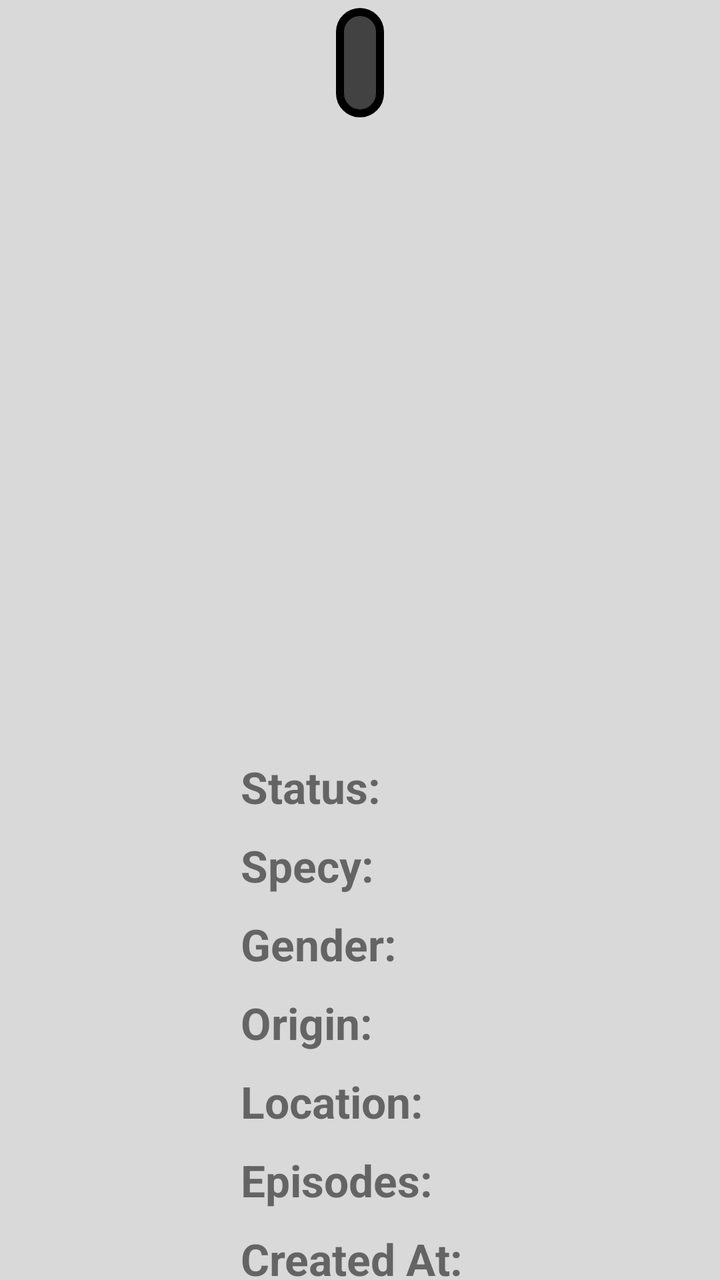
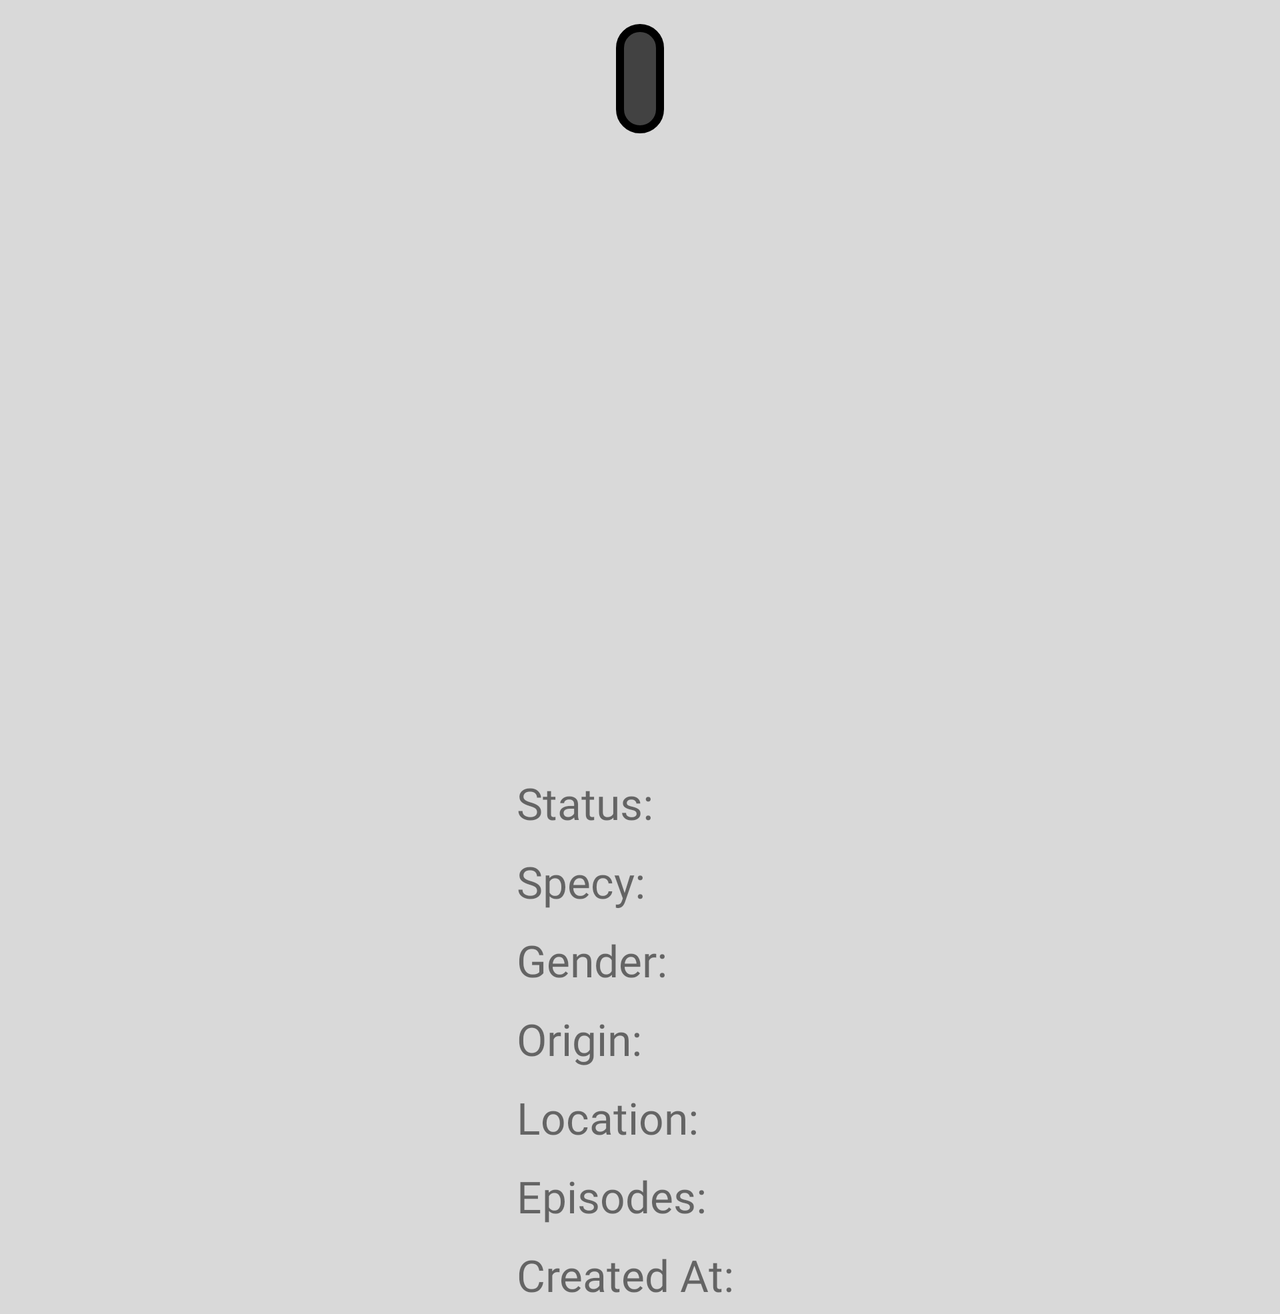

Two renders of one Android screen. The first uses the default layout on a phone; the second uses the alternative layout the repository ships for a different screen configuration, on a matching device. The two XML files are below.
<!-- AndroidManifest.xml: application theme Theme.RickAndMorty -->
<!-- res/layout/fragment_detail.xml -->
<?xml version="1.0" encoding="utf-8"?>
<androidx.constraintlayout.widget.ConstraintLayout
    xmlns:android="http://schemas.android.com/apk/res/android"
    xmlns:app="http://schemas.android.com/apk/res-auto"
    android:layout_width="match_parent"
    android:layout_height="match_parent"
    android:background="@color/text_color">

    <TextView
        android:id="@+id/textViewTitle"
        android:layout_width="wrap_content"
        android:layout_height="wrap_content"
        android:layout_marginTop="4dp"
        android:background="@drawable/custom_title_bg"
        android:padding="12dp"
        android:textColor="@color/text_color"
        android:textSize="23sp"
        android:textStyle="bold"
        app:layout_constraintEnd_toEndOf="parent"
        app:layout_constraintStart_toStartOf="parent"
        app:layout_constraintTop_toTopOf="parent" />

    <ImageView
        android:id="@+id/imageViewCharacter"
        android:layout_width="275dp"
        android:layout_height="275dp"
        android:layout_marginHorizontal="50dp"
        android:layout_marginVertical="20dp"
        android:padding="2dp"
        android:scaleType="centerCrop"
        app:layout_constraintEnd_toEndOf="parent"
        app:layout_constraintStart_toStartOf="parent"
        app:layout_constraintTop_toBottomOf="@+id/textViewTitle" />

    <LinearLayout
        android:id="@+id/linearLayoutDetailsBar"
        android:layout_width="wrap_content"
        android:layout_height="wrap_content"
        android:orientation="vertical"
        android:layout_marginVertical="20dp"
        app:layout_constraintEnd_toEndOf="@+id/imageViewCharacter"
        app:layout_constraintStart_toStartOf="@+id/imageViewCharacter"
        app:layout_constraintTop_toBottomOf="@+id/imageViewCharacter">

        <LinearLayout
            android:layout_width="wrap_content"
            android:layout_height="wrap_content"
            android:orientation="horizontal"
            android:layout_marginHorizontal="20dp"
            android:layout_marginVertical="5dp">

            <TextView
                android:id="@+id/textViewStatusTitle"
                android:layout_width="120dp"
                android:layout_height="wrap_content"
                android:text="@string/title_status"
                android:textSize="22sp"
                android:textStyle="bold" />

            <TextView
                android:id="@+id/textViewStatusText"
                android:layout_width="wrap_content"
                android:layout_height="wrap_content"
                android:textSize="22sp"
                android:textStyle="normal" />
        </LinearLayout>

        <LinearLayout
            android:layout_width="wrap_content"
            android:layout_height="wrap_content"
            android:orientation="horizontal"
            android:layout_marginHorizontal="20dp"
            android:layout_marginVertical="5dp">

            <TextView
                android:id="@+id/textViewSpecyTitle"
                android:layout_width="120dp"
                android:layout_height="wrap_content"
                android:text="@string/title_specy"
                android:textSize="22sp"
                android:textStyle="bold" />

            <TextView
                android:id="@+id/textViewSpecyText"
                android:layout_width="wrap_content"
                android:layout_height="wrap_content"
                android:textSize="22sp"
                android:textStyle="normal" />
        </LinearLayout>

        <LinearLayout
            android:layout_width="wrap_content"
            android:layout_height="wrap_content"
            android:orientation="horizontal"
            android:layout_marginHorizontal="20dp"
            android:layout_marginVertical="5dp">

            <TextView
                android:id="@+id/textViewGenderTitle"
                android:layout_width="120dp"
                android:layout_height="wrap_content"
                android:text="@string/title_gender"
                android:textSize="22sp"
                android:textStyle="bold" />

            <TextView
                android:id="@+id/textViewGenderText"
                android:layout_width="wrap_content"
                android:layout_height="wrap_content"
                android:textSize="22sp"
                android:textStyle="normal" />
        </LinearLayout>

        <LinearLayout
            android:layout_width="wrap_content"
            android:layout_height="wrap_content"
            android:orientation="horizontal"
            android:layout_marginHorizontal="20dp"
            android:layout_marginVertical="5dp">

            <TextView
                android:id="@+id/textViewOriginTitle"
                android:layout_width="120dp"
                android:layout_height="wrap_content"
                android:text="@string/title_origin"
                android:textSize="22sp"
                android:textStyle="bold" />

            <TextView
                android:id="@+id/textViewOriginText"
                android:layout_width="wrap_content"
                android:layout_height="wrap_content"
                android:textSize="22sp"
                android:textStyle="normal" />
        </LinearLayout>

        <LinearLayout
            android:layout_width="wrap_content"
            android:layout_height="wrap_content"
            android:orientation="horizontal"
            android:layout_marginHorizontal="20dp"
            android:layout_marginVertical="5dp">

            <TextView
                android:id="@+id/textViewLocationTitle"
                android:layout_width="120dp"
                android:layout_height="wrap_content"
                android:text="@string/title_location"
                android:textSize="22sp"
                android:textStyle="bold" />

            <TextView
                android:id="@+id/textViewLocationText"
                android:layout_width="wrap_content"
                android:layout_height="wrap_content"
                android:textSize="22sp"
                android:textStyle="normal" />
        </LinearLayout>

        <LinearLayout
            android:layout_width="wrap_content"
            android:layout_height="wrap_content"
            android:orientation="horizontal"
            android:layout_marginHorizontal="20dp"
            android:layout_marginVertical="5dp">

            <TextView
                android:id="@+id/textViewEpisodesTitle"
                android:layout_width="120dp"
                android:layout_height="wrap_content"
                android:text="@string/title_episodes"
                android:textSize="22sp"
                android:textStyle="bold" />

            <TextView
                android:id="@+id/textViewEpisodesText"
                android:layout_width="wrap_content"
                android:layout_height="28sp"
                android:textSize="22sp"
                android:textStyle="normal" />
        </LinearLayout>

        <LinearLayout
            android:layout_width="wrap_content"
            android:layout_height="wrap_content"
            android:orientation="horizontal"
            android:layout_marginHorizontal="20dp"
            android:layout_marginVertical="5dp">

            <TextView
                android:id="@+id/textViewCreatedAtTitle"
                android:layout_width="120dp"
                android:layout_height="wrap_content"
                android:text="@string/title_created"
                android:textSize="22sp"
                android:textStyle="bold" />

            <TextView
                android:id="@+id/textViewCreatedAtText"
                android:layout_width="wrap_content"
                android:layout_height="wrap_content"
                android:textSize="22sp"
                android:textStyle="normal" />
        </LinearLayout>

    </LinearLayout>

    <ProgressBar
        android:id="@+id/progressBarDetail"
        android:layout_width="wrap_content"
        android:layout_height="wrap_content"
        android:indeterminateTint="@color/button_background"
        app:layout_constraintBottom_toBottomOf="parent"
        app:layout_constraintEnd_toEndOf="parent"
        app:layout_constraintStart_toStartOf="parent"
        app:layout_constraintTop_toTopOf="parent" />

</androidx.constraintlayout.widget.ConstraintLayout>
<!-- resources referenced by this layout -->
<resources>
  <color name="button_background">#A4634D</color>
  <color name="text_color">#D9D9D9</color>
  <!-- drawable custom_title_bg (drawable) -->
  <?xml version="1.0" encoding="utf-8"?>
  <shape android:shape="rectangle" xmlns:android="http://schemas.android.com/apk/res/android">
      <solid android:color="@color/cardview_dark_background"></solid>
      <corners android:radius="16dp"></corners>
      <stroke android:color="@color/black" android:width="4dp"></stroke>
  </shape>
  <string name="title_created">Created At:</string>
  <string name="title_episodes">Episodes:</string>
  <string name="title_gender">Gender:</string>
  <string name="title_location">Location:</string>
  <string name="title_origin">Origin:</string>
  <string name="title_specy">Specy:</string>
  <string name="title_status">Status:</string>
  <style name="Theme.RickAndMorty" parent="Theme.MaterialComponents.Light.NoActionBar">
          
          <item name="colorPrimary">@color/button_background_light</item>
          <item name="colorPrimaryVariant">@color/button_background_light</item>
          <item name="colorOnPrimary">@color/white</item>
          
          <item name="colorSecondary">@color/teal_200</item>
          <item name="colorSecondaryVariant">@color/teal_700</item>
          <item name="colorOnSecondary">@color/black</item>
          
          <item name="android:statusBarColor">?attr/colorPrimaryVariant</item>
          
      </style>
  <color name="black">#FF000000</color>
  <color name="button_background_light">#BF9080</color>
  <color name="white">#FFFFFFFF</color>
  <color name="teal_200">#FF03DAC5</color>
  <color name="teal_700">#FF018786</color>
</resources>
<!-- res/layout-land/fragment_detail.xml (the repository's variant of the layout above) -->
<!-- drawn on the phone turned sideways -->
<?xml version="1.0" encoding="utf-8"?>
<ScrollView
    xmlns:android="http://schemas.android.com/apk/res/android"
    xmlns:app="http://schemas.android.com/apk/res-auto"
    xmlns:tools="http://schemas.android.com/tools"
    android:layout_width="match_parent"
    android:layout_height="match_parent"
    android:background="@color/text_color"
    android:orientation="vertical">

    <androidx.constraintlayout.widget.ConstraintLayout
        android:layout_width="match_parent"
        android:layout_height="wrap_content">

        <TextView
            android:id="@+id/textViewTitle"
            android:layout_width="wrap_content"
            android:layout_height="wrap_content"
            android:layout_marginTop="12dp"
            android:background="@drawable/custom_title_bg"
            android:padding="12dp"
            android:textColor="@color/text_color"
            android:textSize="23sp"
            android:textStyle="bold"
            app:layout_constraintEnd_toEndOf="parent"
            app:layout_constraintStart_toStartOf="parent"
            app:layout_constraintTop_toTopOf="parent" />

        <ImageView
            android:id="@+id/imageViewCharacter"
            android:layout_width="275dp"
            android:layout_height="275dp"
            android:layout_marginHorizontal="50dp"
            android:layout_marginVertical="20dp"
            android:padding="2dp"
            android:scaleType="centerCrop"
            app:layout_constraintEnd_toEndOf="parent"
            app:layout_constraintStart_toStartOf="parent"
            app:layout_constraintTop_toBottomOf="@+id/textViewTitle" />

        <LinearLayout
            android:id="@+id/linearLayoutDetailsBar"
            android:layout_width="wrap_content"
            android:layout_height="wrap_content"
            android:orientation="vertical"
            android:layout_marginVertical="20dp"
            app:layout_constraintEnd_toEndOf="@+id/imageViewCharacter"
            app:layout_constraintStart_toStartOf="@+id/imageViewCharacter"
            app:layout_constraintTop_toBottomOf="@+id/imageViewCharacter">

            <LinearLayout
                android:layout_width="wrap_content"
                android:layout_height="wrap_content"
                android:orientation="horizontal"
                android:layout_marginHorizontal="20dp"
                android:layout_marginVertical="5dp">

                <TextView
                    android:id="@+id/textViewStatusTitle"
                    android:layout_width="124dp"
                    android:layout_height="wrap_content"
                    android:text="@string/title_status"
                    android:textSize="22sp"
                    android:fontFamily="@font/avenir_black"/>

                <TextView
                    android:id="@+id/textViewStatusText"
                    android:layout_width="wrap_content"
                    android:layout_height="wrap_content"
                    android:textSize="22sp"
                    android:fontFamily="@font/avenir_book" />
            </LinearLayout>

            <LinearLayout
                android:layout_width="wrap_content"
                android:layout_height="wrap_content"
                android:orientation="horizontal"
                android:layout_marginHorizontal="20dp"
                android:layout_marginVertical="5dp">

                <TextView
                    android:id="@+id/textViewSpecyTitle"
                    android:layout_width="124dp"
                    android:layout_height="wrap_content"
                    android:text="@string/title_specy"
                    android:textSize="22sp"
                    android:fontFamily="@font/avenir_black"/>

                <TextView
                    android:id="@+id/textViewSpecyText"
                    android:layout_width="wrap_content"
                    android:layout_height="wrap_content"
                    android:textSize="22sp"
                    android:fontFamily="@font/avenir_book" />
            </LinearLayout>

            <LinearLayout
                android:layout_width="wrap_content"
                android:layout_height="wrap_content"
                android:orientation="horizontal"
                android:layout_marginHorizontal="20dp"
                android:layout_marginVertical="5dp">

                <TextView
                    android:id="@+id/textViewGenderTitle"
                    android:layout_width="124dp"
                    android:layout_height="wrap_content"
                    android:text="@string/title_gender"
                    android:textSize="22sp"
                    android:fontFamily="@font/avenir_black"/>

                <TextView
                    android:id="@+id/textViewGenderText"
                    android:layout_width="wrap_content"
                    android:layout_height="wrap_content"
                    android:textSize="22sp"
                    android:fontFamily="@font/avenir_book" />
            </LinearLayout>

            <LinearLayout
                android:layout_width="wrap_content"
                android:layout_height="wrap_content"
                android:orientation="horizontal"
                android:layout_marginHorizontal="20dp"
                android:layout_marginVertical="5dp">

                <TextView
                    android:id="@+id/textViewOriginTitle"
                    android:layout_width="124dp"
                    android:layout_height="wrap_content"
                    android:text="@string/title_origin"
                    android:textSize="22sp"
                    android:fontFamily="@font/avenir_black"/>

                <TextView
                    android:id="@+id/textViewOriginText"
                    android:layout_width="wrap_content"
                    android:layout_height="wrap_content"
                    android:textSize="22sp"
                    android:fontFamily="@font/avenir_book" />
            </LinearLayout>

            <LinearLayout
                android:layout_width="wrap_content"
                android:layout_height="wrap_content"
                android:orientation="horizontal"
                android:layout_marginHorizontal="20dp"
                android:layout_marginVertical="5dp">

                <TextView
                    android:id="@+id/textViewLocationTitle"
                    android:layout_width="124dp"
                    android:layout_height="wrap_content"
                    android:text="@string/title_location"
                    android:textSize="22sp"
                    android:fontFamily="@font/avenir_black"/>

                <TextView
                    android:id="@+id/textViewLocationText"
                    android:layout_width="wrap_content"
                    android:layout_height="wrap_content"
                    android:textSize="22sp"
                    android:fontFamily="@font/avenir_book" />
            </LinearLayout>

            <LinearLayout
                android:layout_width="wrap_content"
                android:layout_height="wrap_content"
                android:orientation="horizontal"
                android:layout_marginHorizontal="20dp"
                android:layout_marginVertical="5dp">

                <TextView
                    android:id="@+id/textViewEpisodesTitle"
                    android:layout_width="124dp"
                    android:layout_height="wrap_content"
                    android:text="@string/title_episodes"
                    android:textSize="22sp"
                    android:fontFamily="@font/avenir_black"/>

                <TextView
                    android:id="@+id/textViewEpisodesText"
                    android:layout_width="wrap_content"
                    android:layout_height="wrap_content"
                    android:textSize="22sp"
                    android:fontFamily="@font/avenir_book" />
            </LinearLayout>

            <LinearLayout
                android:layout_width="wrap_content"
                android:layout_height="wrap_content"
                android:orientation="horizontal"
                android:layout_marginHorizontal="20dp"
                android:layout_marginVertical="5dp">

                <TextView
                    android:id="@+id/textViewCreatedAtTitle"
                    android:layout_width="124dp"
                    android:layout_height="wrap_content"
                    android:text="@string/title_created"
                    android:textSize="22sp"
                    android:fontFamily="@font/avenir_black"/>

                <TextView
                    android:id="@+id/textViewCreatedAtText"
                    android:layout_width="wrap_content"
                    android:layout_height="wrap_content"
                    android:textSize="22sp"
                    android:fontFamily="@font/avenir_book" />
            </LinearLayout>

        </LinearLayout>

        <ProgressBar
            android:id="@+id/progressBarDetail"
            android:layout_width="wrap_content"
            android:layout_height="wrap_content"
            android:indeterminateTint="@color/button_background"
            app:layout_constraintBottom_toBottomOf="parent"
            app:layout_constraintEnd_toEndOf="parent"
            app:layout_constraintStart_toStartOf="parent"
            app:layout_constraintTop_toTopOf="parent" />

    </androidx.constraintlayout.widget.ConstraintLayout>

</ScrollView>
